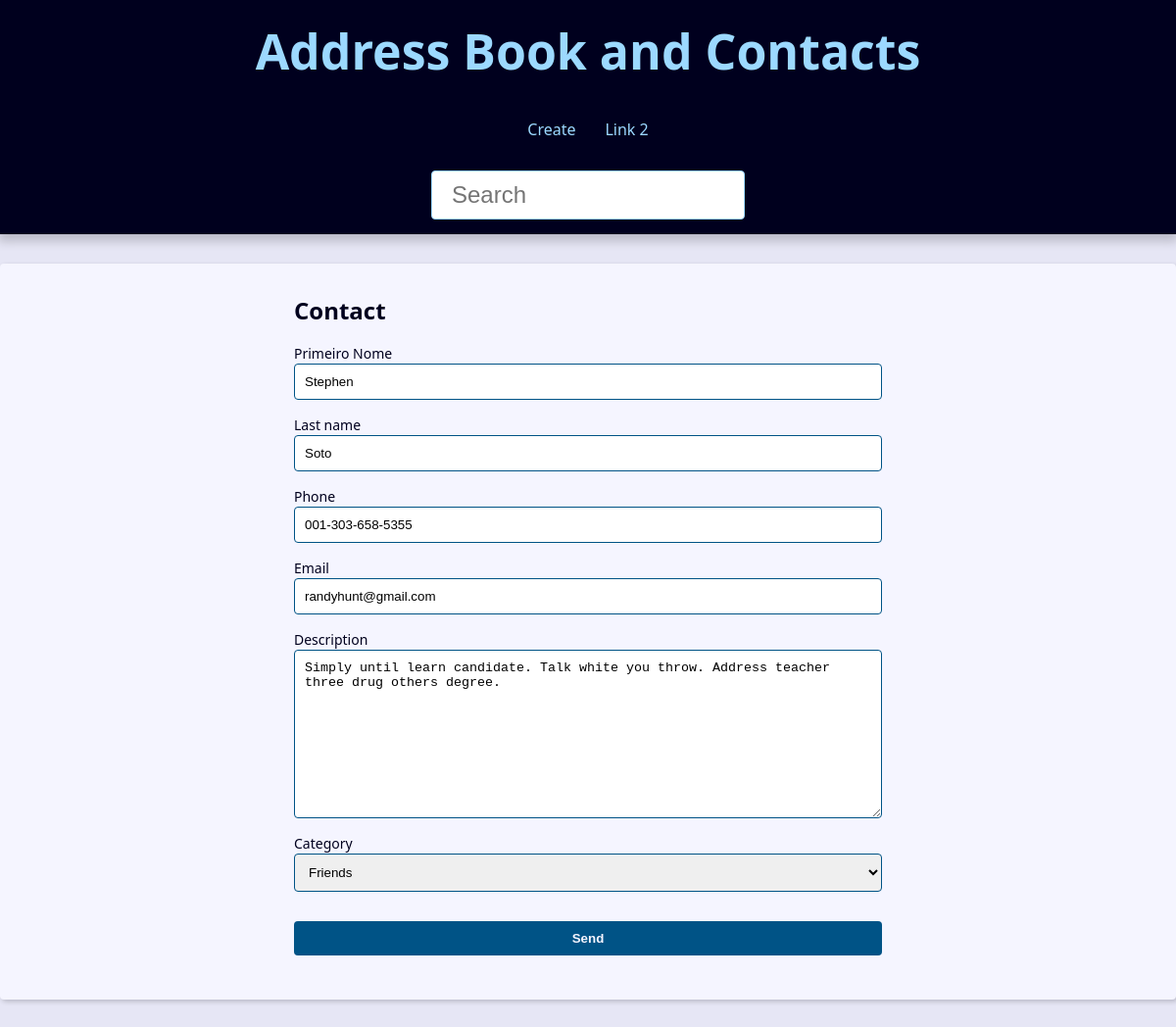
The page /contact/3001/update/ on the database its author committed.
### contact/models.py (models this page shows, shortened)
class Contact(models.Model):
    first_name = models.CharField(max_length=50)
    last_name = models.CharField(max_length=50, blank=True)
    phone = models.CharField(max_length=50)
    email = models.EmailField(max_length=254, blank=True)
    created_date = models.DateTimeField(default=timezone.now)
    description = models.TextField(blank=True)
    show = models.BooleanField(default=True)
    picture = models.ImageField(blank=True, upload_to='pictures/%Y/%m/')
    category = models.ForeignKey(
        Category,
        on_delete=models.SET_NULL,
        blank=True, null=True
    )
    owner = models.ForeignKey(
        User,
        on_delete=models.SET_NULL,
        blank=True, null=True
    )

### contact/views/contact_forms.py (the view, shortened to what this page needs)
# urls.py: path('contact/<int:contact_id>/update/', views.update, name='update'),
def update(request, contact_id):
    contact = get_object_or_404(
        Contact, pk=contact_id, show=True
    )
    form_action = reverse('contact:update', args=(contact_id,))
    context = {
        'form': ContactForm(instance=contact),
        'form_action': form_action,
    }
    return render(
        request,
        'contact/create.html',
        context
    )

### contact/views/contact_forms.py (shortened to what this page needs)
class ContactForm(forms.ModelForm):
    first_name = forms.CharField(
        widget=forms.TextInput(
            attrs={
                'class': 'classe-a classe-b',
                'placeholder': 'Here it came from init',
            }
        ),
        label='Primeiro Nome',
        help_text='Help text for your user',
    )
    def __init__(self, *args, **kwargs):
        super().__init__(*args, **kwargs)
    class Meta:
        model = Contact
        fields = (
            'first_name', 'last_name', 'phone',
            'email', 'description', 'category',
        )

### contact/models.py (called while the page is built)
    def __str__(self) -> str:
        return self.name

### contact/templates/contact/create.html (shortened to what this page needs)
{% extends 'global/base.html' %}
{% block content %}
  <div class="form-wrapper">
    <h2>Contact</h2>
    <form
      action="{{ form_action }}"
      method="POST"
      enctype="multipart/form-data"
    >
      <div class="form-content">
        {% for field in form %}
          <div class="form-group">
            <label for="{{ field.id_for_label }}">{{ field.label }}</label>
            {{ field }}
          </div>
        {% endfor %}
      </div>
      <div class="form-content">
        <div class="form-group">
          <button class="btn" type="submit">Send</button>
        </div>
      </div>
    </form>
  </div>
{% endblock content %}

### base_static/global/css/style.css (style rules this page uses)
:root { --spacing: 1.5rem; --link-dark-color: rgb(0, 83, 134); --link-light-color: rgb(156, 217, 255); --clr-white: rgb(245, 245, 255); --clr-black: rgb(0, 0, 30); --clr-light-gray: rgb(230, 230, 245); --clr-dark-shadow-5: rgba(0, 0, 10, 5%); --clr-dark-shadow-10: rgba(0, 0, 10, 10%); --clr-dark-shadow-20: rgba(0, 0, 10, 20%); --clr-light-shadow-5: rgba(200, 200, 255, 5%); --clr-light-shadow-10: rgba(200, 200, 255, 10%); --clr-light-shadow-20: rgba(200, 200, 255, 20%); --main-page-width: 120rem; --table-min-width: 60rem; --biggest-font-size: 5rem; --bigger-font-size: 4rem; --big-font-size: 3.2rem; --medium-font-size: 2.4rem; --small-font-size: 1.6rem; --smaller-font-size: 1.4rem; --smallest-font-size: 1.2rem; --transition-fast: 300ms; --transition-medium: 600ms; --transition-slow: 1s; --default-border-radius: 4px; }
*, *::before, *::after { margin: 0; padding: 0; box-sizing: border-box; }
html { font-size: 62.5%; }
body { font-family: system-ui, -apple-system, BlinkMacSystemFont, 'Segoe UI', Roboto, Oxygen, Ubuntu, Cantarell, 'Open Sans', 'Helvetica Neue', sans-serif; line-height: 1.5; font-size: var(--small-font-size); color: var(--clr-black); -webkit-font-smoothing: antialiased; background: var(--clr-light-gray); }
.form-wrapper { max-width: 60rem; margin: var(--spacing) auto; }
.form-content { margin: var(--spacing) 0; }
.form-group { display: flex; flex-direction: column; padding-bottom: var(--spacing); }
.form-group input, .form-group textarea, .form-group select { padding: 1rem; border-radius: var(--default-border-radius); border: 1px solid var(--link-dark-color); }
.form-group label { font-size: var(--smaller-font-size); }
.btn { background-color: var(--link-dark-color); color: var(--clr-white); font-weight: bold; border: none; padding: 1rem 2rem; border-radius: var(--default-border-radius); cursor: pointer; transition: filter var(--transition-fast) ease-in-out; }

### rows shown on the page
Contact: form "Stephen" "Soto" "001-303-658-5355" "randyhunt@gmail.com" "Simply until learn candidate. Talk white you throw. Address teacher three drug others degree." "Friends"

### other values the page prints
{{ field.label }} "Primeiro Nome" "Last name" "Phone" "Email" "Description" "Category"
